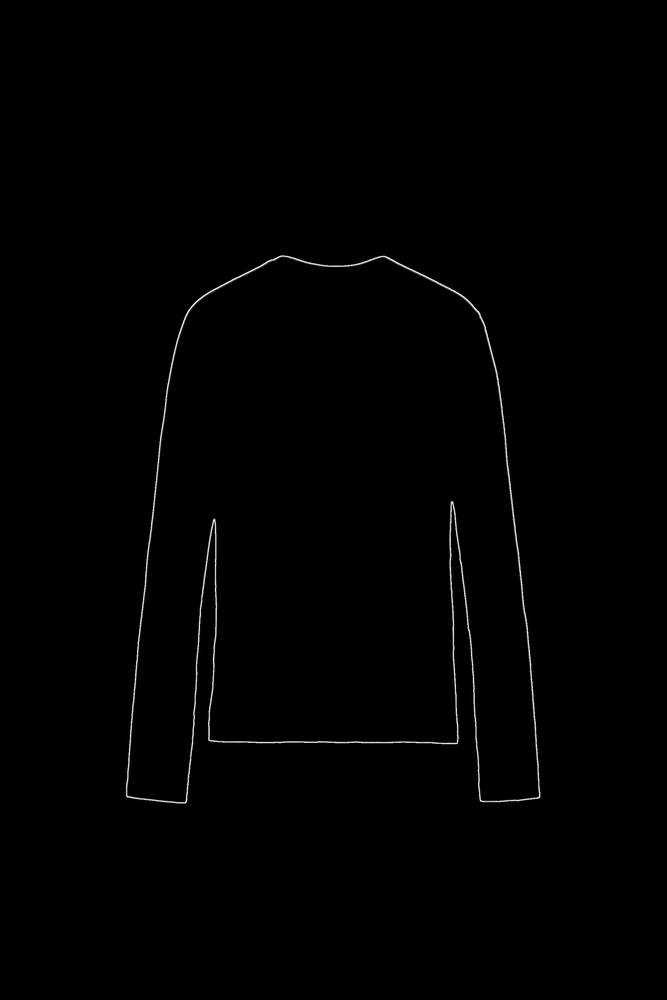
#> input picture ImagenesSinFondo/0722407802_3_1_1.png, 667 x 1000 px, shrunk from 2048 x 3072 before the run
$ python -i recorte.py   (imports and definitions only)
#> lines starting #> are read from the running program, lines starting #| are printed output that depends on the picture; after the words box and inside, x2 and y2 are one past the last pixel; in counts of white or black regions, pixels touching at a corner belong together
#> further down, picture is the input picture: shape (1000, 667, 3); mean B, G, R 1.3, 1.3, 1.3
import cv2
from matplotlib import pyplot as plt
import numpy as np

def recortar_contornos(imagen):
    # Convertir la imagen a escala de grises
    imagen_gris = cv2.cvtColor(imagen, cv2.COLOR_BGR2GRAY)
    plt.imshow(imagen_gris, cmap='gray')
    plt.show()
    # Aplicar el filtro de Canny para detectar bordes
    bordes = cv2.Canny(imagen_gris, 30, 200)
    # Encontrar los contornos
    contornos, _ = cv2.findContours(bordes, cv2.RETR_EXTERNAL, cv2.CHAIN_APPROX_SIMPLE)
    # Recortar cada contorno y guardar las imágenes recortadas en una lista
    imagenes_recortadas = []
    for contorno in contornos:
        x, y, w, h = cv2.boundingRect(contorno)
        imagen_recortada = imagen[y:y+h, x:x+w]
        imagenes_recortadas.append(imagen_recortada)
    return imagenes_recortadas
def unir_contornos(imagen_contornos):
    # Definir el kernel para la dilatación
    kernel = np.ones((5,5),np.uint8)
    # Aplicar la dilatación a la imagen de contornos
    imagen_contornos_unidos = cv2.dilate(imagen_contornos, kernel, iterations = 1)
    return imagen_contornos_unidos


def eliminar_fondo_y_quedarse_con_borde_externo(imagen):
    # Aplicar un filtro gaussiano
    imagen_suavizada = cv2.GaussianBlur(imagen, (5, 5), 0)

    # Convertir la imagen a escala de grises
    imagen_gris = cv2.cvtColor(imagen_suavizada, cv2.COLOR_BGR2GRAY)

    # Aplicar un umbral para convertir el fondo blanco en negro y el objeto en blanco
    _, imagen_umbralizada = cv2.threshold(imagen_gris, 200, 255, cv2.THRESH_BINARY_INV)
#> imagen_umbralizada: shape (1000, 667); every value is 255
    imagen_umbralizada = cv2.GaussianBlur(imagen_umbralizada, (5, 5), 0)
    # Encontrar los contornos
    contornos, _ = cv2.findContours(imagen_umbralizada, cv2.RETR_EXTERNAL, cv2.CHAIN_APPROX_SIMPLE)
#> contornos = [[[0, 0], [0, 999], [666, 999], [666, 0]]]
    # Crear una imagen en blanco del mismo tamaño que la imagen original
    imagen_contornos = np.zeros_like(imagen)

    # Dibujar los contornos en la imagen en blanco
    cv2.drawContours(imagen_contornos, contornos, -1, (255,255,255), 1)
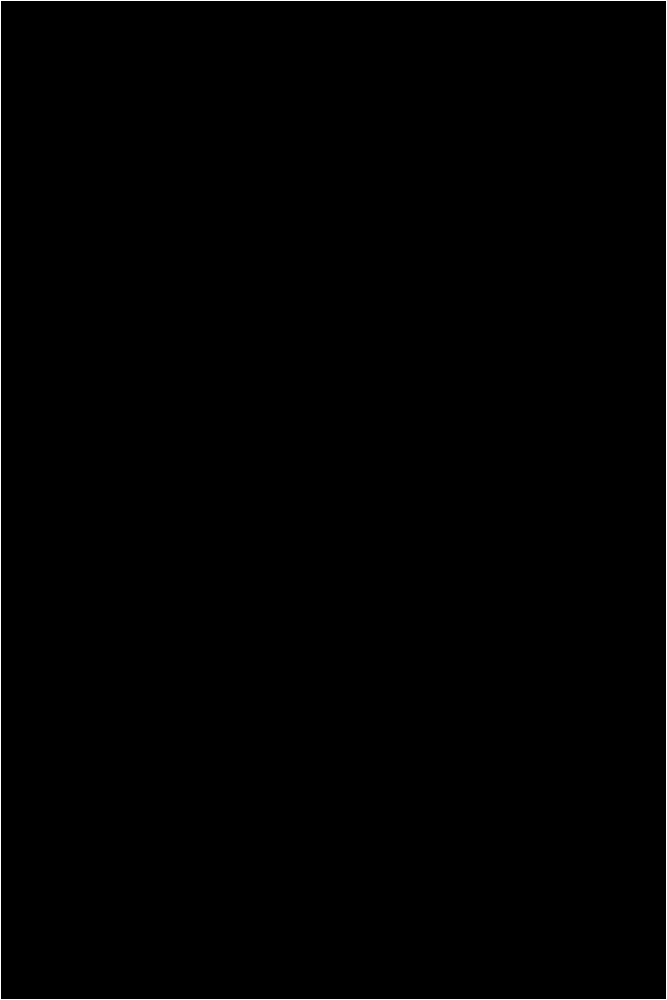
#> imagen_contornos: shape (1000, 667, 3); 0.5% white in thin lines or dots
    # Mostrar la imagen
    cv2.imshow('Contornos', unir_contornos(imagen_contornos))
#> in unir_contornos, `imagen_contornos_unidos = cv2.dilate(imagen_contornos, kernel, iterati..`:
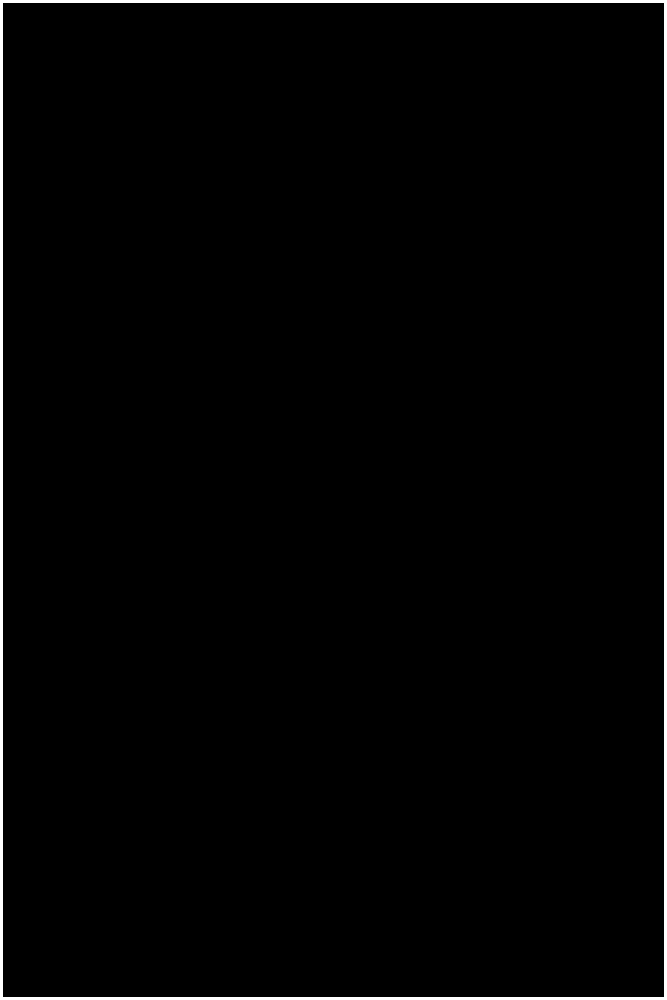
#> imagen_contornos_unidos: shape (1000, 667, 3); 1.5% white; 1 white region, box (x1, y1, x2, y2) and area: (0, 0, 667, 1000) 9966
    cv2.waitKey(0)
    cv2.destroyAllWindows()

    return unir_contornos(imagen_contornos)

# [6 lines of commented-out code are left out]

>>> import cv2
>>> picture = cv2.imread('ImagenesSinFondo/0722407802_3_1_1.png')
>>> result = eliminar_fondo_y_quedarse_con_borde_externo(picture)
